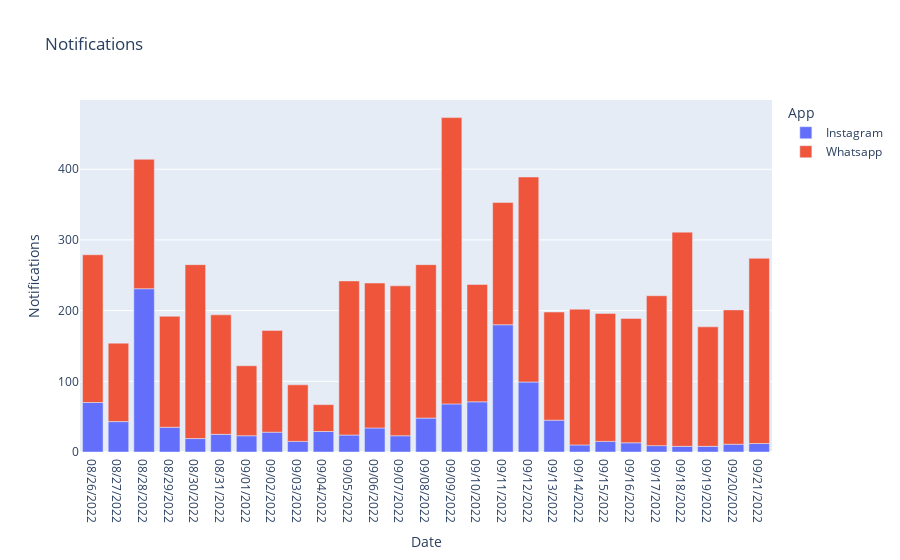

Write notebook code for a chart like this one.
### Code cell
# Have a look at the number of notifications in a day
figure = px.bar(scr_time, x='Date', y='Notifications', color='App', title='Notifications')
figure.show()

### Figure 1 — Plotly figure (JSON) as saved in the notebook; plotly's stock layout.template omitted (floating-point values rounded to 4 significant figures)
{"data": [{"alignmentgroup": "True", "hovertemplate": "App=Instagram<br>Date=%{x}<br>Notifications=%{y}<extra></extra>", "legendgroup": "Instagram", "marker": {"color": "#636efa", "pattern": {"shape": ""}}, "name": "Instagram", "offsetgroup": "Instagram", "orientation": "v", "showlegend": true, "textposition": "auto", "type": "bar", "x": ["08/26/2022", "08/27/2022", "08/28/2022", "08/29/2022", "08/30/2022", "08/31/2022", "09/01/2022", "09/02/2022", "09/03/2022", "09/04/2022", "09/05/2022", "09/06/2022", "09/07/2022", "09/08/2022", "09/09/2022", "09/10/2022", "09/11/2022", "09/12/2022", "09/13/2022", "09/14/2022", "09/15/2022", "09/16/2022", "09/17/2022", "09/18/2022", "09/19/2022", "09/20/2022", "09/21/2022"], "xaxis": "x", "y": [70, 43, 231, 35, 19, 25, 23, 28, 15, 29, 24, 34, 23, 48, 68, 71, 180, 99, 45, 10, 15, 13, 9, 8, 8, 11, 12], "yaxis": "y"}, {"alignmentgroup": "True", "hovertemplate": "App=Whatsapp<br>Date=%{x}<br>Notifications=%{y}<extra></extra>", "legendgroup": "Whatsapp", "marker": {"color": "#EF553B", "pattern": {"shape": ""}}, "name": "Whatsapp", "offsetgroup": "Whatsapp", "orientation": "v", "showlegend": true, "textposition": "auto", "type": "bar", "x": ["08/26/2022", "08/27/2022", "08/28/2022", "08/29/2022", "08/30/2022", "08/31/2022", "09/01/2022", "09/02/2022", "09/03/2022", "09/04/2022", "09/05/2022", "09/06/2022", "09/07/2022", "09/08/2022", "09/09/2022", "09/10/2022", "09/11/2022", "09/12/2022", "09/13/2022", "09/14/2022", "09/15/2022", "09/16/2022", "09/17/2022", "09/18/2022", "09/19/2022", "09/20/2022", "09/21/2022"], "xaxis": "x", "y": [209, 111, 183, 157, 246, 169, 99, 144, 80, 38, 218, 205, 212, 217, 405, 166, 173, 290, 153, 192, 181, 176, 212, 303, 169, 190, 262], "yaxis": "y"}], "layout": {"barmode": "relative", "legend": {"title": {"text": "App"}, "tracegroupgap": 0}, "title": {"text": "Notifications"}, "xaxis": {"anchor": "y", "domain": [0, 1], "title": {"text": "Date"}}, "yaxis": {"anchor": "x", "domain": [0, 1], "title": {"text": "Notifications"}}}}
